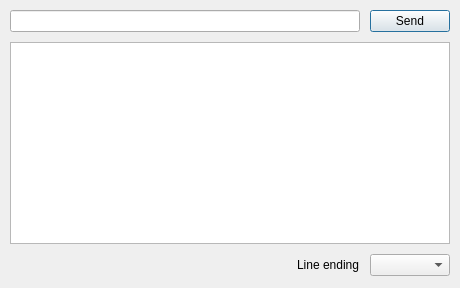
<?xml version="1.0" encoding="UTF-8"?>
<ui version="4.0">
 <class>MonitorDialog</class>
 <widget class="QDialog" name="MonitorDialog">
  <property name="geometry">
   <rect>
    <x>0</x>
    <y>0</y>
    <width>460</width>
    <height>288</height>
   </rect>
  </property>
  <property name="windowTitle">
   <string>Serial Monitor</string>
  </property>
  <layout class="QGridLayout" name="gridLayout">
   <property name="leftMargin">
    <number>10</number>
   </property>
   <property name="topMargin">
    <number>10</number>
   </property>
   <property name="rightMargin">
    <number>10</number>
   </property>
   <property name="bottomMargin">
    <number>12</number>
   </property>
   <property name="spacing">
    <number>10</number>
   </property>
   <item row="2" column="0">
    <spacer name="horizontalSpacer">
     <property name="orientation">
      <enum>Qt::Horizontal</enum>
     </property>
     <property name="sizeHint" stdset="0">
      <size>
       <width>40</width>
       <height>20</height>
      </size>
     </property>
    </spacer>
   </item>
   <item row="2" column="2">
    <widget class="QComboBox" name="lineEndingOptions"/>
   </item>
   <item row="1" column="0" colspan="3">
    <widget class="QPlainTextEdit" name="outputText"/>
   </item>
   <item row="2" column="1">
    <widget class="QLabel" name="lineEndingLabel">
     <property name="text">
      <string>Line ending</string>
     </property>
    </widget>
   </item>
   <item row="0" column="2">
    <widget class="QPushButton" name="sendButton">
     <property name="text">
      <string>Send</string>
     </property>
    </widget>
   </item>
   <item row="0" column="0" colspan="2">
    <widget class="QLineEdit" name="inputText"/>
   </item>
  </layout>
 </widget>
 <resources/>
 <connections/>
</ui>
